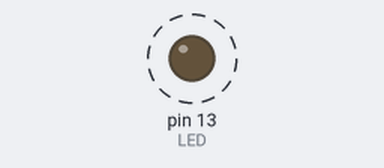
Simulated run of this sketch. Board: Arduino Uno, built with avr-gcc and run on an emulated ATmega328P. On the bench: output pins drawn as LEDs (lit = HIGH). Dashed ring = blinking.

Above: at 0.2 s.
Timing chart, 0 to 3.0 s (numbered marks = the images above):
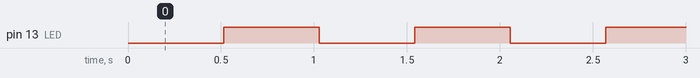

Measured:
- by itself, pin 13 (LED): alternates HIGH for 0.51 s and LOW for 0.51 s

The sketch:

Analog_LED_ON.ino
```cpp
const int LED = 13;

void setup(){
	//pinMode(LED,OUTPUT);
}

void loop(){
  for(int i = 0; i <= 255; i++){
  	analogWrite(LED,i);
    delay(4);
  }
}
```
